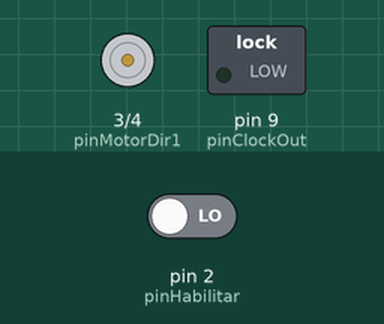
Simulated run of this sketch. Board: Arduino Uno, built with avr-gcc and run on an emulated ATmega328P. Parts: motor-driver pin pairs drawn as motors (green arrow = first pin HIGH = forward, orange = second pin HIGH = backward, longer = more drive), switched loads named in the sketch (green lamp = pin HIGH). The test bench sets the inputs (shaded band); at power-on: pin 2 (pinHabilitar) LOW.

Above: at 1.2 s.
1.3 s: pin 2 (pinHabilitar) driven HIGH
At 1.7 s:
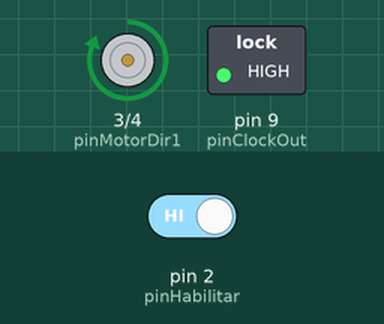
At 2.1 s:
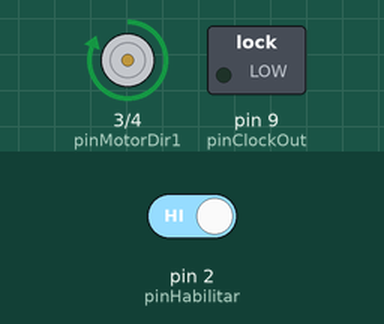
Timing chart, 0 to 18.8 s (numbered marks = the images above; inputs shaded):
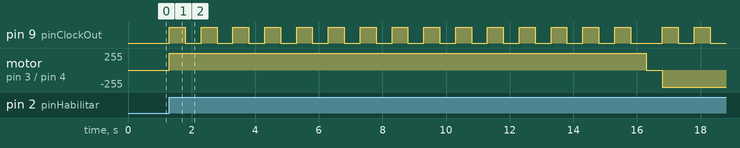

Measured:
- after the input at 1.3 s, pin 9 (pinClockOut): goes 14 × (HIGH 0.50 s, LOW 0.50 s), HIGH 0.50 s, LOW 1.0 s, HIGH 0.50 s, LOW 0.50 s, HIGH 0.50 s, then LOW, starting at once; motor on pin 3 (pinMotorDir1) / pin 4 (pinMotorDir2): stopped → forward 255/255 at once, → stopped 15.0 s later, → backward 255/255 0.50 s later

The sketch:

Practica3.ino
```cpp
// Pines de Entrada
const int pinHabilitar = 2; // Salida A=B del comparador 7485

// Pines de Salida hacia el Puente H y LEDs
const int pinMotorDir1 = 3; // Giro 1 + LED Verde
const int pinMotorDir2 = 4; // Giro 2 + LED Rojo

// Pines de Control para los Contadores Físicos
const int pinClockOut  = 9; // Pulsos de Reloj para los Flip-Flops
const int pinResetFF   = 8; // Reset para cargar/limpiar contadores

bool secuenciaEjecutada = false;

// Función para emitir un pulso de reloj cuadrado de 1 segundo (1 Hz)
void emitirPulsoReloj() {
  digitalWrite(pinClockOut, HIGH);
  delay(500); // 500 ms en ALTO
  digitalWrite(pinClockOut, LOW);
  delay(500); // 500 ms en BAJO
}

void setup() {
  pinMode(pinHabilitar, INPUT);

  pinMode(pinMotorDir1, OUTPUT);
  pinMode(pinMotorDir2, OUTPUT);
  pinMode(pinClockOut, OUTPUT);
  pinMode(pinResetFF, OUTPUT);

  // Estado inicial deshabilitado
  digitalWrite(pinMotorDir1, LOW);
  digitalWrite(pinMotorDir2, LOW);
  digitalWrite(pinClockOut, LOW);
  digitalWrite(pinResetFF, LOW);
}

void loop() {
  int claveValida = digitalRead(pinHabilitar);

  if (claveValida == HIGH && !secuenciaEjecutada) {

    // -----------------------------------------------------------
    // FASE 1: 15 Segundos - Giro 1 / LED Verde / Contador Ascendente
    // -----------------------------------------------------------
    digitalWrite(pinMotorDir2, LOW);
    digitalWrite(pinMotorDir1, HIGH); // Activa motor Dir 1 y LED Verde

    // Genera 15 pulsos de reloj hacia los Flip-Flops externos
    for (int i = 0; i < 15; i++) {
      emitirPulsoReloj();
    }

    // Pausa breve de seguridad entre giros
    digitalWrite(pinMotorDir1, LOW);
    delay(500);

    // -----------------------------------------------------------
    // FASE 2: 10 Segundos - Giro 2 / LED Rojo / Contador Descendente
    // -----------------------------------------------------------
    digitalWrite(pinMotorDir2, HIGH); // Activa motor Dir 2 y LED Rojo

    // Genera 10 pulsos de reloj hacia los Flip-Flops externos
    for (int i = 0; i < 10; i++) {
      emitirPulsoReloj();
    }

    // -----------------------------------------------------------
    // FASE 3: Fin del ciclo
    // -----------------------------------------------------------
    digitalWrite(pinMotorDir2, LOW); // Apaga motor y LED Rojo
    secuenciaEjecutada = true;
  }

  // Si la contraseña se resetea o borra, permite volver a ejecutar
  if (claveValida == LOW) {
    secuenciaEjecutada = false;
  }
}
```
